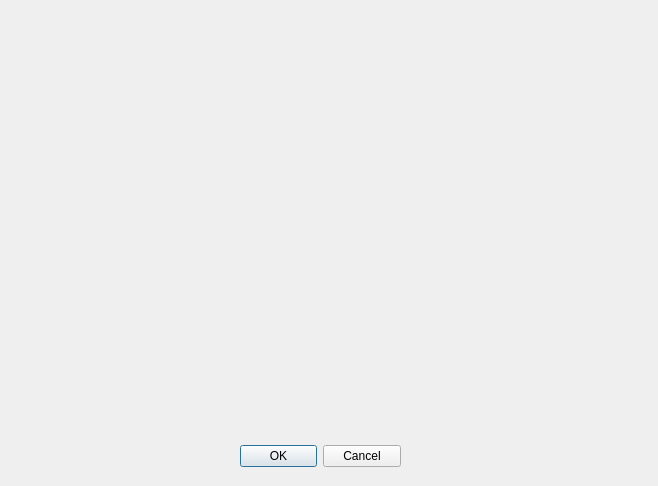
<?xml version="1.0" encoding="UTF-8"?>
<ui version="4.0">
 <class>plotDialog</class>
 <widget class="QDialog" name="plotDialog">
  <property name="geometry">
   <rect>
    <x>0</x>
    <y>0</y>
    <width>658</width>
    <height>486</height>
   </rect>
  </property>
  <property name="windowTitle">
   <string>Dialog</string>
  </property>
  <widget class="QDialogButtonBox" name="buttonBox">
   <property name="geometry">
    <rect>
     <x>240</x>
     <y>440</y>
     <width>161</width>
     <height>32</height>
    </rect>
   </property>
   <property name="orientation">
    <enum>Qt::Horizontal</enum>
   </property>
   <property name="standardButtons">
    <set>QDialogButtonBox::Cancel|QDialogButtonBox::Ok</set>
   </property>
  </widget>
  <widget class="QCustomPlot" name="widget" native="true">
   <property name="geometry">
    <rect>
     <x>49</x>
     <y>9</y>
     <width>471</width>
     <height>311</height>
    </rect>
   </property>
  </widget>
 </widget>
 <customwidgets>
  <customwidget>
   <class>QCustomPlot</class>
   <extends>QWidget</extends>
   <header>qcustomplot.h</header>
   <container>1</container>
  </customwidget>
 </customwidgets>
 <resources/>
 <connections>
  <connection>
   <sender>buttonBox</sender>
   <signal>accepted()</signal>
   <receiver>plotDialog</receiver>
   <slot>accept()</slot>
   <hints>
    <hint type="sourcelabel">
     <x>248</x>
     <y>254</y>
    </hint>
    <hint type="destinationlabel">
     <x>157</x>
     <y>274</y>
    </hint>
   </hints>
  </connection>
  <connection>
   <sender>buttonBox</sender>
   <signal>rejected()</signal>
   <receiver>plotDialog</receiver>
   <slot>reject()</slot>
   <hints>
    <hint type="sourcelabel">
     <x>316</x>
     <y>260</y>
    </hint>
    <hint type="destinationlabel">
     <x>286</x>
     <y>274</y>
    </hint>
   </hints>
  </connection>
 </connections>
</ui>
